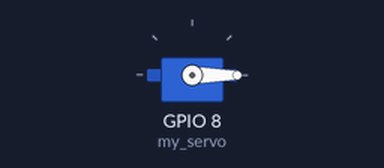
A program run on a simulated ESP32 board running MicroPython. On the bench: servo. Servo angles are drawn from the pulse width (0.5 ms = 0°, 2.5 ms = 180°).

Above: at 0.05 s.
At 1.75 s:
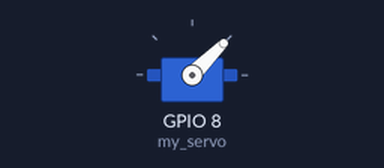
At 3.5 s:
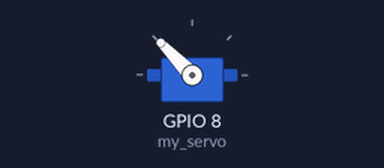
At 7.0 s:
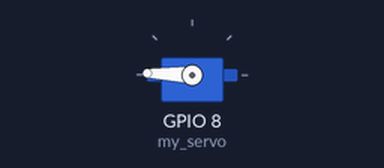
Timing chart, 0 to 9.1 s (numbered marks = the images above):
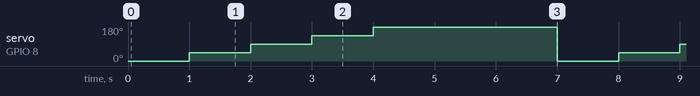

The program:

servo_ctrl.py
```python
from machine import Pin,PWM
import math
import time

class SERVO:

    def __init__(self,pin,freq=50):
        '函数的初始化'
        '参数：引脚，频率'
        self.pwm=PWM(pin,freq=freq,duty=0)
        self.freq=50 #'pwm引脚的频率，50hz正好对应20ms'
        self.Min_fx=0 #'设定最小的转动角度'
        self.Max_fx=180 #'设定最大的转动角度'

    def write(self,degrees=None,radians=None,sleep=0):
        '方法函数，使得舵机转过指定角度，需要用关键字的指定来设定参数。'
        '参数：角度，弧度（二者任选一），舵机sleep的时间（单位为ms）'
        if degrees==None:
            degrees=math.degrees(radians)

        if degrees>self.Max_fx or degrees<self.Min_fx:
            return
        Duty=int((degrees/90+0.5)/20*1023)
        self.pwm.duty(Duty)
        time.sleep_ms(sleep)

my_servo = SERVO(Pin(8, Pin.OUT))

while True:
    my_servo.write(degrees = 0, sleep = 1000)
    my_servo.write(degrees = 45, sleep = 1000)
    my_servo.write(degrees = 90, sleep = 1000)
    my_servo.write(degrees = 135, sleep = 1000)
    my_servo.write(degrees = 180, sleep = 3000)
```

Measured:
- by itself, servo on GPIO 8 (my_servo): repeats every 7.0 s: 89° 1.0 s, 134° 1.0 s, 178° 3.0 s, 0° 1.0 s, 45° 1.0 s
